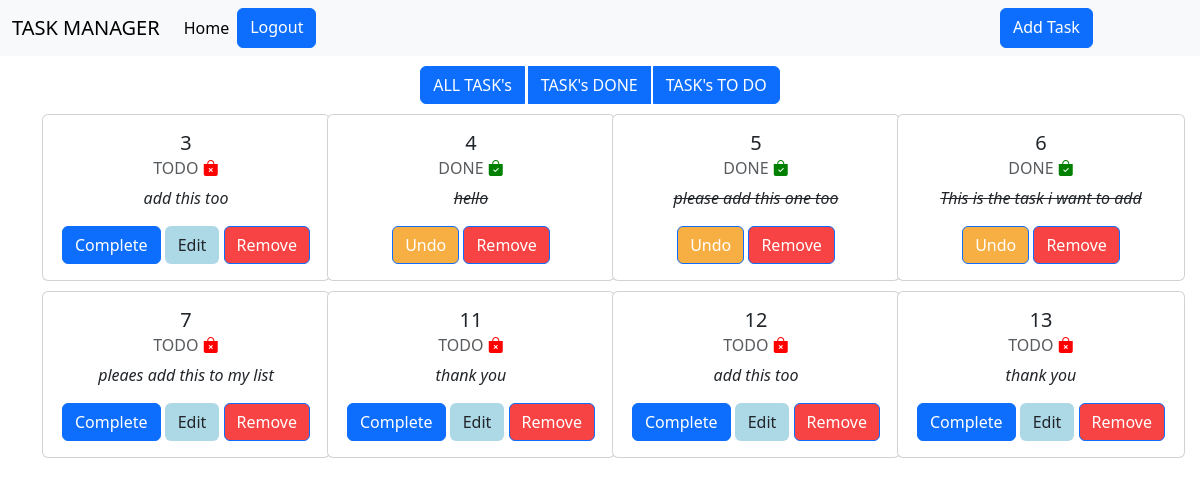
The app's page / (signed in), older data.
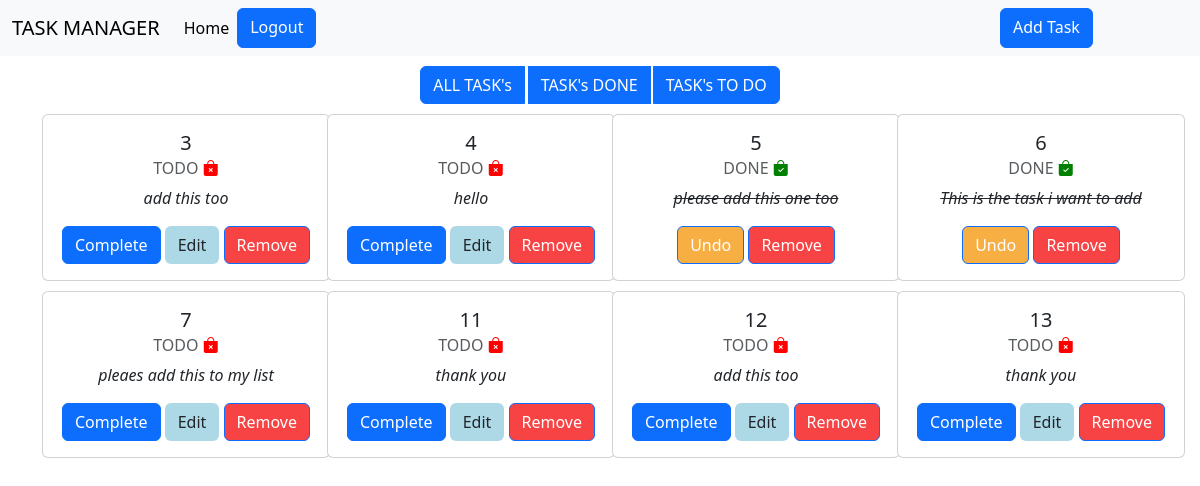
The same page, newer data.
### website/models.py (models this page shows, shortened)
class record(models.Model):
	create_at=models.DateTimeField(auto_now_add=True)
	task=models.CharField(max_length=200)
	status=models.CharField(max_length=200,default='TODO')

### website/views.py (the view, shortened to what this page needs)
# urls.py: 2. Add a URL to urlpatterns:  path('', views.home, name='home')
def home(request):
	records=record.objects.all()
	return render(request,'home.html',{'records':records})

### website/templates/home.html (shortened to what this page needs)
{% extends 'base.html'%}
{% block content %}
{% if user.is_authenticated %}
<center><div class=" button_container btn-group" role="group" aria-label="Basic example">
  <a href="{% url 'home' %}" class="btn btn-primary">ALL TASK's</a>
  <a href="{% url 'task_done' %}" type="button" class="btn btn-primary" style='margin-left: 3px; margin-right: 3px;'>TASK's DONE</a>
  <a href="{% url 'task_not_done'%}" type="button" class="btn btn-primary">TASK's TO DO</a>
</div></center>
<div class="container-xxl ">
	<div class="container over_all text-center">
	<div class="row row-cols-4 parent">
		{% for record in records%}
		 <div class="col sub-div"><div class="card" style="width: 18rem;">
				<div class="card-body">
				    <h5 class="card-title">{{record.id}}</h5>
				    {% if record.status == "TODO" %}
					    <h6 class="card-subtitle mb-2 text-body-secondary">TODO <i class="bi bi-bag-x-fill" style='color: red;'></i></h6>
					    <p class="card-text"><i>{{record.task}}</i></p>
					    <a href="{% url 'done' record.id %}" class="btn btn-primary">Complete</a>
					    <a href="{% url 'edit' record.id %}" class="btn" style='background-color: lightblue;'>Edit</a>
					   {% else %}
					   <h6 class="card-subtitle mb-2 text-body-secondary">DONE <i class="bi bi-bag-check-fill" style='color : green ;'></i></h6>
					    <p class="card-text " style="text-decoration: line-through;"> <i>{{record.task}}</i></p>
					    <a href="{% url 'undo' record.id %}" class="btn btn-primary" style="background-color: #f7af43;">Undo</a>
					   {% endif %}
				    <a href="{% url 'remove' record.id %}" class="btn btn-primary" style='background-color: #f74343;'>Remove</a>
				  </div>
				</div>
			</div>
		{% endfor %}
	</div>
	</div>
</div>
{% endif %}
{% endblock %}

### website/templates/base.html (shortened to what this page needs)
<!doctype html>
<html lang="en">
  <head>
    <link rel="stylesheet" href="https://cdn.jsdelivr.net/npm/bootstrap-icons@1.11.3/font/bootstrap-icons.min.css">
    <link href="https://cdn.jsdelivr.net/npm/bootstrap@5.3.3/dist/css/bootstrap.min.css" rel="stylesheet">
  </head>
  <body>
    {% include 'navbar.html' %}
  	{%block content%}
    {% endblock %}
  </body>
</html>

### website/templates/navbar.html (shortened to what this page needs)
	<nav class="navbar navbar-expand-lg bg-body-tertiary data-bs-theme='dark' ">
	  <div class="container-fluid">
	    <a class="navbar-brand" href="#">TASK MANAGER</a>
	    <div class="collapse navbar-collapse" id="navbarNavDropdown">
	      <ul class="navbar-nav nav_bar_container">
	        <li class="nav-item">
	          <a class=" btn nav-link active" aria-current="page" href="{% url 'home' %}">Home</a>
	        </li>
	        <li class="nav-item nav_bar_item2">
	        	{% if user.is_authenticated %}
	        		<a class="btn btn-primary" href="{% url 'logout' %}" role="button">Logout</a>
	        		<a class="btn btn-primary child_item" href="{% url 'add_task' %}" role="button">Add Task</a>
	        	{% else %}
	        		<a class="btn btn-primary" href="{% url 'home' %}" role="button">Login</a>
	        	{% endif %}
	        </li>
	      </ul>
	    </div>
	  </div>
	</nav>

### website/templates/base.html (style rules this page uses)
.sub-div { margin-top: 5px; margin-bottom: 5px; }
.nav_bar_container { width: 100%; }
.button_container { margin: 10px; margin-bottom: 5px; }
.nav_bar_item2 { width: calc(100% - 50.89px); display: flex; justify-content: space-between; }
.nav_bar_item2 .child_item { margin-right: 10% ; }

Row changes from the older to the newer data that the page shows:
changed record "hello": status "DONE Undo" → "TODO Complete Edit"
